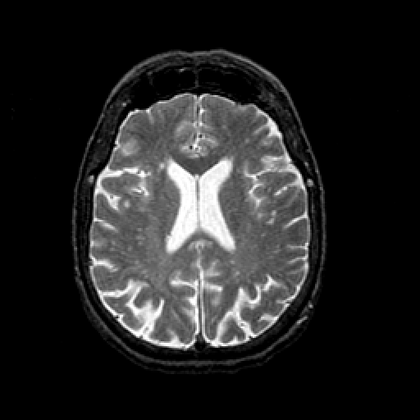
%> input picture resources/images/head_large.bmp, 420 x 420 px, shrunk from 512 x 512 before the run
$ octave snake_demo.m   (GNU Octave 9; MATLAB toolbox functions it lacks are replaced by stand-ins)
%> lines starting %> are read from the running program, lines starting %| are printed output that depends on the picture
### resources/matlab/teachimage.m
function im = teachimage(name, varargin)
%TEACHIMAGE Read an image from the local vision collection
%   There is a collection of miscellaneous individual images used for
%   demonstrations and exercises, and also some sets of images for specific
%   purposes.
%
%   LIST = TEACHIMAGE returns a list (a cell array of strings) of the names
%   of the miscellaneous images available.
%
%   IMAGE = TEACHIMAGE(FILENAME) reads an image from the vision teaching
%   directory and converts it to a grey-level image in the range 0 to 1.
%   FILENAME must be one of the names returned when TEACHIMAGE is called
%   with no arguments, including the extension.
%
%   LIST = TEACHIMAGE('classes') returns a list (a cell array of strings)
%   of the names of the classes of image available.
%
%   N = TEACHIMAGE(CLASSNAME) returns the number of images in the class
%   given. CLASSNAME must be one of the names returned by
%   TEACHIMAGE('classes').
%
%   IMAGE = TEACHIMAGE(CLASSNAME, K) returns one or more images of the
%   class specified by CLASSNAME, which must be one of the names returned
%   by TEACHIMAGE('classes'). If K is a scalar, the K'th image is returned.
%   If K is a vector, each of the images specified by the elements of K is
%   returned in a cell array. In this case IMAGE{J} is the K(J)'th image in
%   the class. Images returned have grey-levels in the range 0 to 1.
%
%   Image classes
%
%   'car', 'cat', 'person', 'building' are from the LabelMe database, at
%   http://labelme.csail.mit.edu/ The car and cat images are very small and
%   vary in size; the person and building images are larger and all the
%   same size.
%
%   'mrhead' has slices from an arbitrarily chosen MR brain scan from the
%   Oasis database, at http://www.oasis-brains.org/
%
%   'mrchest' has an arbitrarily chosen MR chest scan sequence from the
%   IOWA MRRF database at https://mri.radiology.uiowa.edu/trio_cardiac.html
%
%   'traffic' has images from a static camera over the A27 in
%   Shoreham-by-Sea. The frame rate is about 5 frames/second. The images
%   are quite small and grey-level quantisation is coarse.
%
%   DIR = TEACHIMAGE([]) returns the path of the images folder.
%
%   Assumes that images are in a folder called "images" which is in the
%   same folder as the vision library which contains this m-file.

classes = {'car' 'cat' 'person' 'building' 'mrhead' 'mrchest' 'traffic'};

fname = mfilename('fullpath');
path = fileparts(fileparts(fname));
d = fullfile(path, 'images');
if ~exist(d)
    error('Data directory not found on this machine');
end

if nargin < 1
% return list of images
    im = dir(d);
    im = {im.name}';
    ok = false(size(im));
    for i = 1:length(im)
        name = im{i};
        ok(i) = ~ismember(name, {'.' '..' 'Thumbs.db'}) && ismember('.', name);
    end
    im = im(ok);

elseif isempty(name)  % directory requested
    im = d;

elseif isequal(name, 'classes')
    im = classes';

elseif ismember(name, classes)
    switch name
        case {'building', 'person'}
            im = classims(d, 'peoplebuildings', name, varargin{:});

        case {'car', 'cat'}
            im = classims(d, 'carscats', name, varargin{:});

        case 'mrhead'
            im = mrhead(d, varargin{:});

        case 'mrchest'
            im = mrchest(d, varargin{:});

        case 'traffic'
            im = traffic(d, varargin{:});
    end

else % return image requested
    im = readimage(fullfile(d, name));

end
end

function im = readimage(filename)
%> called with filename = 'resources/images/head_large.bmp'
[k,map] = imread(filename);
%> k is the input picture: size 420x420x3 uint8; min 0, max 255, mean 36.2
%> map = []
if isempty(map) && ndims(k) == 3
    im = rgb2gray(k);
else
    im = ind2gray(k,map);
end
% Should really check class of result to scale properly, but 8 bits is
% right for all the images in the collection at the time of writing
im = double(im)/256;
%> im: size 420x420 double
end

% [115 lines left out: functions classims, countfiles, mrhead, mrchest, traffic, not called in this run]

### resources/matlab/convolve2.m
function y = convolve2(x, m, shape, tol)
%CONVOLVE2 Two dimensional convolution.
%   Y = CONVOLVE2(X, M) performs the 2-D convolution of matrices X and
%   M. If [mx,nx] = size(X) and [mm,nm] = size(M), then size(Y) =
%   [mx+mm-1,nx+nm-1]. Values near the boundaries of the output array are
%   calculated as if X was surrounded by a border of zero values.
%
%   Y = CONVOLVE2(X, M, SHAPE) where SHAPE is a string returns a
%   subsection of the 2-D convolution with size specified by SHAPE:
%
%       'full'    - (default) returns the full 2-D convolution,
%       'same'    - returns the central part of the convolution
%                   that is the same size as A (using zero padding),
%       'valid'   - returns only those parts of the convolution
%                   that are computed without the zero-padded
%                   edges, size(Y) = [mx-mm+1,nx-nm+1] when
%                   size(X) > size(M),
%       'wrap'    - as for 'same' except that instead of using
%                   zero-padding the input A is taken to wrap round as
%                   on a toroid.
%       'reflect' - as for 'same' except that instead of using
%                   zero-padding the input A is taken to be reflected
%                   at its boundaries.
%
%   CONVOLVE2 is fastest when mx > mm and nx > nm - i.e. the first
%   argument is the input and the second is the mask.
%
%   If the rank of the mask M is low, CONVOLVE2 will decompose it into a
%   sum of outer product masks, each of which is applied efficiently as
%   convolution with a row vector and a column vector, by calling CONV2.
%   The function will often be faster than CONV2 or FILTER2 (in some
%   cases much faster) and will produce the same results as CONV2 to
%   within a small tolerance.
%
%   Y = CONVOLVE2(... , TOL) where TOL is a number in the range 0.0 to
%   1.0 computes the convolution using a reduced-rank approximation to
%   M, provided this will speed up the computation. TOL limits the
%   relative sum-squared error in the effective mask; that is, if the
%   effective mask is E, the error is controlled such that
%
%       sum(sum( (M-E) .* (M-E) ))
%       --------------------------    <=  TOL
%            sum(sum( M .* M ))
%
%   See also CONV2, FILTER2.

% David Young, Department of Informatics, University of Sussex, February 2002,
%   revised January 2005, January 2009

% Deal with optional arguments
error(nargchk(2,4,nargin));
if nargin < 3
    shape = 'full';    % shape default as for CONV2
    tol = 0;
elseif nargin < 4
    if isnumeric(shape)
        tol = shape;
        shape = 'full';
    else
        tol = 0;
    end
end;

% Set up to do the wrap & reflect operations, not handled by conv2
if ismember(shape, {'wrap' 'reflect'})
    x = extendarr(x, m, shape);
    shape = 'valid';
end

% do the convolution itself
y = doconv(x, m, shape, tol);
end

%-----------------------------------------------------------------------

function y = doconv(x, m, shape, tol)
% Carry out convolution
[mx, nx] = size(x);
[mm, nm] = size(m);

% If the mask is bigger than the input, or it is 1-D already,
% just let CONV2 handle it.
if mm > mx || nm > nx || mm == 1 || nm == 1
    y = conv2(x, m, shape);
else
    % Get svd of mask
    if mm < nm; m = m'; end        % svd(..,0) wants m > n
    [u,s,v] = svd(m, 0);
    s = diag(s);
    rank = trank(m, s, tol);
    if rank*(mm+nm) < mm*nm         % take advantage of low rank
        if mm < nm;  t = u; u = v; v = t; end  % reverse earlier transpose
        vp = v';
        % For some reason, CONV2(H,C,X) is very slow, so use the normal call
        y = conv2(conv2(x, u(:,1)*s(1), shape), vp(1,:), shape);
        for r = 2:rank
            y = y + conv2(conv2(x, u(:,r)*s(r), shape), vp(r,:), shape);
        end
    else
        if mm < nm; m = m'; end     % reverse earlier transpose
        y = conv2(x, m, shape);
    end
end
end

%-----------------------------------------------------------------------

function r = trank(m, s, tol)
% Approximate rank function - returns rank of matrix that fits given
% matrix to within given relative rms error. Expects original matrix
% and vector of singular values.
if tol < 0 || tol > 1
    error('Tolerance must be in range 0 to 1');
end
if tol == 0             % return estimate of actual rank
    tol = length(m) * max(s) * eps;
    r = sum(s > tol);
else
    ss = s .* s;
    t = (1 - tol) * sum(ss);
    r = 0;
    sm = 0;
    while sm < t
        r = r + 1;
        sm = sm + ss(r);
    end
end
end

%-----------------------------------------------------------------------

function y = extendarr(x, m, shape)
%> called with shape = 'reflect'
% Extend x so as to wrap around on both axes, sufficient to allow a
% "valid" convolution with m to return the cyclical convolution.
% We assume mask origin near centre of mask for compatibility with
% "same" option.

[mx, nx] = size(x);
[mm, nm] = size(m);

mo = floor((1+mm)/2); no = floor((1+nm)/2);  % reflected mask origin
ml = mo-1;            nl = no-1;             % mask left/above origin
mr = mm-mo;           nr = nm-no;            % mask right/below origin

if strcmp(shape, 'wrap')
    y = exindex(x, 1-ml:mx+mr, 1-nl:nx+nr, 'circular');
else
    y = exindex(x, 1-ml:mx+mr, 1-nl:nx+nr, 'symmetric');
end

end

### resources/matlab/exindex.m
function arr = exindex(arr, varargin)
%EXINDEX extended array indexing
%   ARROUT = EXINDEX(ARRIN, S1, S2, ...) indexes a virtual array made by
%   extending ARRIN with zeros in all directions, using subscripts S1, S2
%   etc.
%
%   ARROUT = EXINDEX(ARRIN, S1, R1, S2, R2, ...) extends ARRIN using rule
%   R1 on the first dimension, R2 on the second dimension etc.
%
%   ARROUT = EXINDEX(ARRIN, S1, S2, ..., R) extends ARRIN using rule R on
%   every dimension.
%
%   Subscripts
%   ----------
%
%   Broadly, if V is the virtual extended array, ARROUT = V(S1, S2, ...)
%
%   The elements of the subscript arguments S1, S2 etc must be integers.
%   They need not be positive and are not restricted in any way by the size
%   of ARRIN. Logical indexing and linear indexing are not supported.
%
%   There must be at least one subscript argument for each dimension of
%   ARRIN as reported by NDIMS, except that row and column vectors may have
%   1 or 2 subscripts. A single subscript is taken to refer to the
%   dimension along which the vector lies, as in normal vector indexing.
%   Scalars require 2 subscripts. If there are more subscripts than
%   dimensions, ARRIN is taken to have trailing singleton dimensions, as in
%   normal array indexing.
%
%   The number of dimensions of ARROUT will be the number of subscript
%   arguments, though trailing singleton dimensions will, as usual, be
%   suppressed. The size of ARROUT is given by the normal Matlab rules for
%   the result of indexing into ARRIN: that is
%
%       size(ARROUT) = size( ARRIN(ones(size(S1)), ones(size(S2)), ...) )
%
%   A subscript argument may be the string ':'. This behaves like a colon
%   in ordinary subscripting: a colon for the K'th subscript stands for
%   1:size(ARRIN, K). The 'end' keyword is not supported.
%
%   Rules
%   -----
%
%   Each rule may be one of the following:
%
%   A scalar cell: ARRIN is padded with elements equal to the contents of
%   the cell. The class of the cell contents must be compatible with the
%   class of ARRIN.
%
%       If different constants are used on different dimensions, padding is
%       done in the order of the subscripts. For example, a 2D array is
%       extended first in the row index direction and then in the column
%       index direction. For all other cases, the order in which dimensions
%       are extended has no effect.
%
%   'circular': ARRIN is extended with copies of itself; i.e. V is tiled
%   with ARRIN.
%
%   'symmetric': ARRIN is extended with copies of itself with reflection at
%   its boundaries; i.e. V is tiled with [ARRIN fliplr(ARRIN);
%   flipud(ARRIN) fliplr(flipud(ARRIN))].
%
%   'replicate': ARRIN is extended by copying its border elements; i.e. an
%   element of V is equal to the nearest element of ARRIN.
%
%   If no rule is given, padding is with zeros.
%
%   Examples
%   --------
%
%   Pad a 2D matrix with K extra rows and columns with reflection on both
%   axes:
%
%       b = exindex(a, 1-k:size(a,1)+k, 1-k:size(a,2)+k, 'symmetric');
%
%   Circularly shift a 2D matrix by R rows downwards and C columns
%   rightwards:
%
%       b = exindex(a, 1-r:size(a,1)-r, 1-c:size(a,2)-c, 'circular');
%
%   Force a row or column vector to be 1024 elements long, trimming or
%   padding with zeros as necessary:
%
%       u = exindex(v, 1:1024);
%
%   The same, with a non-zero padding value:
%
%       u = exindex(v, 1:1024, {-1});   % note constant in cell
%
%   Truncate or extend all the rows of a matrix to 1024 columns:
%
%       b = exindex(a, ':', 1:1024);
%
%   Extend a 2-D array into the third dimension by copying it:
%
%       b = exindex(a, ':', ':', 1:3, 'replicate');
%
%   Pad a 1-D cell array with cells containing the empty matrix:
%
%       cellout = exindex(cellin, 0:10, {{[]}});
%
%   See also: padarray, circshift, repmat

% Copyright David Young 2010

% Sort out arguments
[exindices, rules, nd, sz] = getinputs(arr, varargin{:});
consts = cellfun(@iscell, rules);  % Check for constants, as can be
constused = any(consts);           % more efficient if there are none

% Setup for constant padding
if constused
    tofill = cell(1, nd);
end

% Main loop over subscript arguments, transforming them into valid
% subscripts into arr using the rule for each dimension
if constused
    for i = 1:nd
        [exindices{i}, tofill{i}] = extend(exindices{i}, rules{i}, sz(i));
    end
else % no need for information for doing constants
    for i = 1:nd
        exindices{i} = extend(exindices{i}, rules{i}, sz(i));
    end
end

% Create the new array by indexing into arr. If there are no constants,
% this does the whole job
arr = arr(exindices{:});

% Fill areas that need constants
if constused
    % Get full range of output array indices
    ranges = arrayfun(@(x) {1:x}, size(arr));
    for i = nd:-1:1    % order matters
        if consts(i)
            ranges{i} = tofill{i};      % don't overwrite original
            c = rules{i};               % get constant and fill ...
            arr(ranges{:}) = c{1};      % we've checked c is scalar
            ranges{i} = ~tofill{i};     % don't overwrite
        end
    end
end

end

% -------------------------------------------------------------------------

function [exindices, rules, nd, sz] = getinputs(arr, varargin)
% Sort out and check arguments. Inputs are as given in the help comments
% for exindex. Outputs are cell arrays; each element of exindices is a
% set of integer extended indices which has been checked for validity; each
% element of rules is a rule which has not been checked for validity.

% Use index/rules arguments only to establish no. dimensions - ndims(arr)
% is no use, as trailing singleton dimensions truncated and vectors can be
% 2D or 1D
nd = length(varargin);
if nd == 0
    error('exindex:missingargs', 'Not enough arguments');
elseif nd == 1
    exindices = varargin;
    rules = {{0}};
elseif ~(isnumeric(varargin{2}) || strcmp(varargin{2}, ':'))
    % have alternating indices and rule
    nd = nd/2;
    if round(nd) ~= nd
        error('exindex:badnumargs', ...
            'Odd number of arguments after initial index/rule pair');
    end
    exindices = varargin(1:2:end);
    rules = varargin(2:2:end);
elseif nd > 2 && ~(isnumeric(varargin{end}) || strcmp(varargin{end}, ':'))
    % have a general rule at end
    nd = nd - 1;
    exindices = varargin(1:nd);
%> exindices = 2 items
    [rules{1:nd}] = deal(varargin{end});
else
    % no rule is specified
    exindices = varargin;
    [rules{1:nd}] = deal({0});
end

% Sort out mismatch of apparent array size and number of dimensions
% indexed
sz = size(arr);
ndarr = ndims(arr);
if nd < ndarr
    if nd == 1 && ndarr == 2
        % Matlab allows vectors to be indexed with a single subscript and
        % to retain their shape. In all other cases (including scalars) a
        % single subscript causes the output to take the same shape as the
        % subscript array - we can't deal with this.
        if sz(1) == 1 && sz(2) > 1
            % have a row vector
            exindices = [{1} exindices {1}];
            rules = [rules rules];  % 1st rule doesn't matter
        elseif sz(2) == 1 && sz(1) > 1
            % have a column vector
            exindices = [exindices {1}];
            rules = [rules rules];  % 2nd rule doesn't matter
        else
            error('exindex:wantvector', ...
                'Only one index but array is not a vector');
        end
    else
        error('exindex:toofewindices', ...
            'Array has more dimensions than there are index arguments');
    end
    nd = 2;
elseif nd > ndarr
    % Effective array size
    sz = [sz ones(1, nd-ndarr)];
end

% Expand any colons now to simplify checking.
% It's tempting to allow the 'end' keyword here: easy to substitute the
% size of the dimension. However, to be worthwhile it would be necessary to
% use evalin('caller',...) so that expressions using end could be given as
% in normal indexing. This would mean moving the code up to exindex itself,
% and evalin makes for inefficiency and fragility, so this hasn't been
% done.
colons = strcmp(exindices, ':');
%> colons = [false false]
if any(colons)  % saves a little time
    exindices(colons) = arrayfun(@(x) {1:x}, sz(colons));
end

% Check the indices (rules are checked as required in extend)
checkindex = @(ind) validateattributes(ind, {'numeric'}, ...
    {'integer'}, 'exindex', 'index');
cellfun(checkindex, exindices);

end

% -------------------------------------------------------------------------

function [ind, tofill] = extend(ind, rule, s)
% The core function: maps extended array subscripts into valid input array
% subscripts.

if ischar(rule)    % pad with rule

    tofill = [];  % never used
    switch rule
        case 'replicate'
            ind = min( max(1,ind), s );
        case 'circular'
            ind = mod(ind-1, s) + 1;
        case 'symmetric'
            ind = mod(ind-1, 2*s) + 1;
            ott = ind > s;
            ind(ott) = 2*s + 1 - ind(ott);
        otherwise
            error('exindex:badopt', 'Unknown option');
    end

elseif iscell(rule) && isscalar(rule)     % pad with constant

    % The main messiness is due to constant padding. This can't be done
    % with indexing into the original array, but we want the indexing
    % structure to be preserved, so for now we index to element 1 on each
    % dimension, and record the indices of the regions that need to be
    % fixed.

    tofill = ind < 1 | ind > s;
    ind(tofill) = 1;

else

    error('exindex:badconst', 'Expecting string or scalar cell');

end

end

### resources/matlab/gradients.m
function [xg, yg, tg] = gradients(image1, image2, sigma)
%GRADIENTS Estimate spatial and temporal grey-level gradients
%   [XG, YG] = GRADIENTS(IMAGE, SIGMA) smooths the image with Gaussian
%   of width SIGMA, then convolves it with horizontal and vertical
%   centred differencing masks to get XG and YG respectively.
%
%   [XG, YG, TG] = GRADIENTS(IMAGE1, IMAGE2, SIGMA) estimates the spatial
%   gradients of the average image (as above) and also the temporal
%   gradient by smoothing the difference of the two images.
%
%   The output arrays are the same size as the input arrays, but the
%   results within about SIGMA of the boundary will be unreliable because
%   of edge effects. The 'reflect' option to CONVOLVE2 is used to keep the
%   sizes the same.

if nargin == 2
    sigma = image2;
    av = image1;
else
    av = 0.5 * (image1+image2);
end

% Gaussian mask. The mask is quite a generous size which ensures the
% values at the edge of the mask are small
smask = fspecial('gaussian', 2*ceil(2.6*sigma)+1, sigma);

% Use 'reflect' to keep the output same size as input.
smth = convolve2(av, smask, 'reflect');
%> in exindex, `[exindices, rules, nd, sz] = getinputs(arr, varargin{:});`: exindices = 2 items; rules = {'symmetric', 'symmetric'}; nd = 2; sz = [420 420]
%> in exindex, `consts = cellfun(@iscell, rules);`: consts = [false false]
%> in exindex, `constused = any(consts);`: constused = false
%> the loop in exindex, `for i = 1:nd` made 2 passes
%> in exindex, `arr = arr(exindices{:});`:
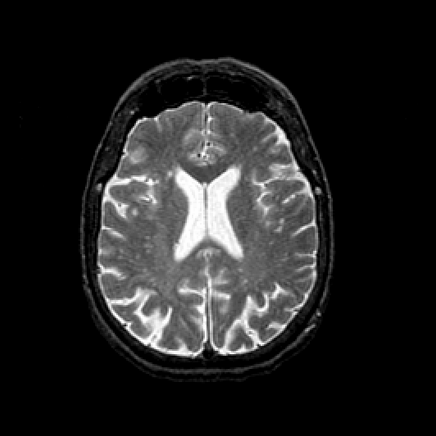
%> arr: size 436x436 double; min 0, max 0.996, mean 0.131
%> in doconv, `y = conv2(conv2(x, u(:,1)*s(1), shape), vp(1,:), shape);`:
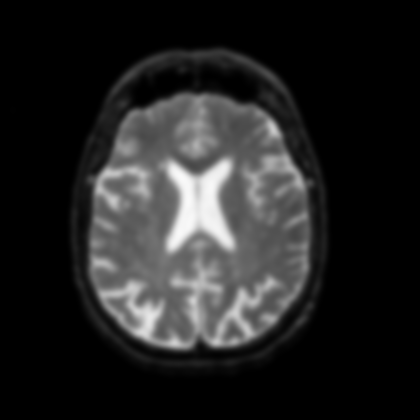
%> y: size 420x420 double; min 0, max 0.982, mean 0.141

% Hor and vert masks - use [1 0 -1]/2 to get the average gradient
% over 2 pixels
xg = convolve2(smth, [0.5, 0, -0.5], 'reflect');
%> the loop in exindex (call 2), `for i = 1:nd` made 2 passes
%> call 2 of doconv, with m = [0.5 0 -0.5], shape = 'valid', tol = 0
%> in doconv (call 2), `y = conv2(x, m, shape);`:
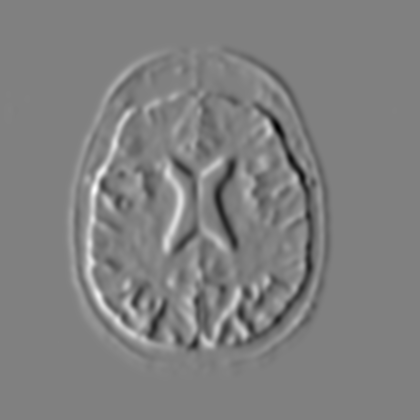
%> y: size 420x420 double; min -0.0967, max 0.0946, mean -1.17e-20; drawn with min black and max white
yg = convolve2(smth, [0.5; 0; -0.5], 'reflect');
%> call 3 of doconv, with m = [0.5; 0; -0.5], shape = 'valid', tol = 0
%> in doconv (call 3), `y = conv2(x, m, shape);`:
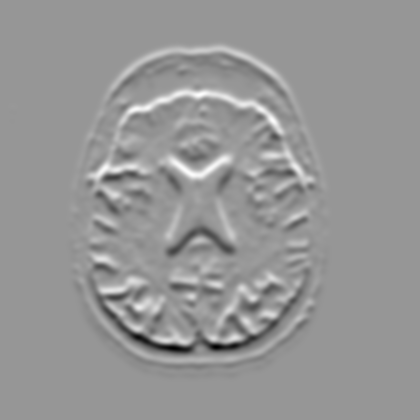
%> y: size 420x420 double; min -0.105, max 0.0732, mean -1.26e-19; drawn with min black and max white

% Temporal difference
if nargin == 3
    tg = convolve2(image2-image1, smask, 'reflect');
end

end


### resources/matlab/snake_read.m
function [xs, ys] = snake_read(image)
%SNAKE_READ   Read snake control points
%   [XS, YS] = SNAKE_READ(IMAGE) displays the image in a new figure, then
%   records the position of each click of button 1 of the mouse in the
%   figure, and stops after recording the position of one click of another
%   button. The snake is drawn as it goes along. XS is a column vector of
%   x-coordinates and YS a column vector of y-coordinates.
%
%   See also SNAKE_DEMO

figure;
imshow(image);     % display image
hold on;           % and keep it there while we plot
xs = [];
ys = [];           % initialisations
xold = 0;
yold = 0;
but = 1;

while but == 1                      % while button 1 being pressed
%> the run ends on the next line
    [xi, yi, but] = ginput(1);      % get a point
    xs = [xs; xi];                  % append its coords to vector
    ys = [ys; yi];
    if xold;
        plot([xold xi], [yold yi], 'go-');  % draw as we go
    else
        plot(xi, yi, 'go');         % first point on its own
    end;
    xold = xi;
    yold = yi;
end;

plot([xi xs(1)], [yi ys(1)], 'g-'); % join first to last points
hold off;

end

### resources/matlab/snake_demo.m
%% Simple snake demonstration
%
% David Young

%% Get an image
% Assume the path is set up to include the vision teaching directory.
%
% The image we read in is a brain MR scan. It is from Harvard's
% <http://www.med.harvard.edu/AANLIB/home.html Whole Brain Atlas> and
% copyright in it is retained by the WBA.

image = teachimage('head_large.bmp');
f1 = figure; imshow(image);

%% Get and display the gradients
% |gradients| is a local function that simply smooths the image with a
% Gaussian, then with x- and y- differencing masks.

[xg, yg] = gradients(image, 3);

figure;
subplot(1, 2, 1); imshow(xg, []);
subplot(1, 2, 2); imshow(yg, []);

%% Get a snake
% After executing this line, click with the left-hand
% button to get control points round the outside of the image.
% Finish by clicking the middle or right button on the final control
% point.
[xs, ys] = snake_read(image);
